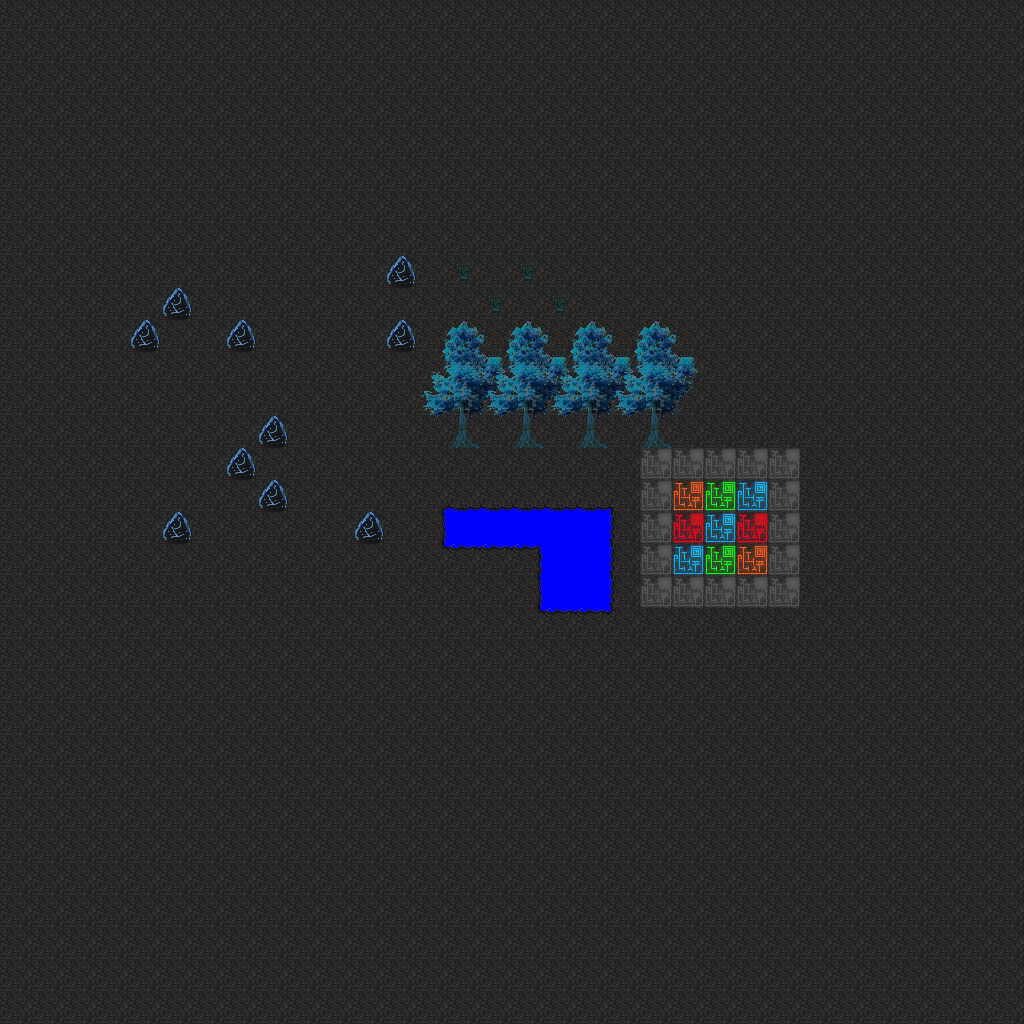

Below is a game level as drawn by its tile map, then a one-line description and the .tmx that defines it (tile-layer data replaced by summaries):
An orthogonal 32x32 tile map with 32x32 px tiles, 4 tile layers (layer1, layer2, layer3, layer4) and 5 objects (3x on_touch, on_load, render).

<map version="1.0" orientation="orthogonal" width="32" height="32" tilewidth="32" tileheight="32">
 <tileset firstgid="1" name="tileset1" tilewidth="32" tileheight="32">
  <image source="../textures/tileset_darkness/img.png" width="512" height="512" />
 </tileset>
 <layer name="layer1" width="32" height="32">
  <data>[1024 cells, 1024 non-empty, 16 distinct tile ids]</data>
 </layer>
 <layer name="layer2" width="32" height="32">
  <data>[1024 cells, 14 non-empty, 2 distinct tile ids]</data>
 </layer>
 <layer name="layer3" width="32" height="32">
  <data>[1024 cells, 30 non-empty, 12 distinct tile ids]</data>
 </layer>
 <layer name="layer4" width="32" height="32">
  <data>[1024 cells, 24 non-empty, 12 distinct tile ids]</data>
 </layer>
 <objectgroup name="script" width="32" height="32">
  <object name="start_position" type="on_load" x="320" y="288" width="32" height="32">
   <properties>
    <property name="1" value="teleport_player 10 10" />
   </properties>
  </object>
  <object name="load_level test" type="on_touch" x="480" y="288" width="32" height="32">
   <properties>
    <property name="1" value="load_level test" />
   </properties>
  </object>
  <object name="lake_render" type="render" x="442" y="505" width="174" height="110">
   <properties>
    <property name="color_new" value="gradient" />
    <property name="color_old" value="blue" />
    <property name="render_typ" value="type color_change" />
   </properties>
  </object>
  <object name="changespeed 20" type="on_touch" x="224" y="384" width="32" height="32">
   <properties>
    <property name="1" value="gamespeed 20" />
   </properties>
  </object>
  <object name="changespeed 40" type="on_touch" x="128" y="384" width="32" height="32">
   <properties>
    <property name="1" value="gamespeed 40" />
   </properties>
  </object>
 </objectgroup>
</map>